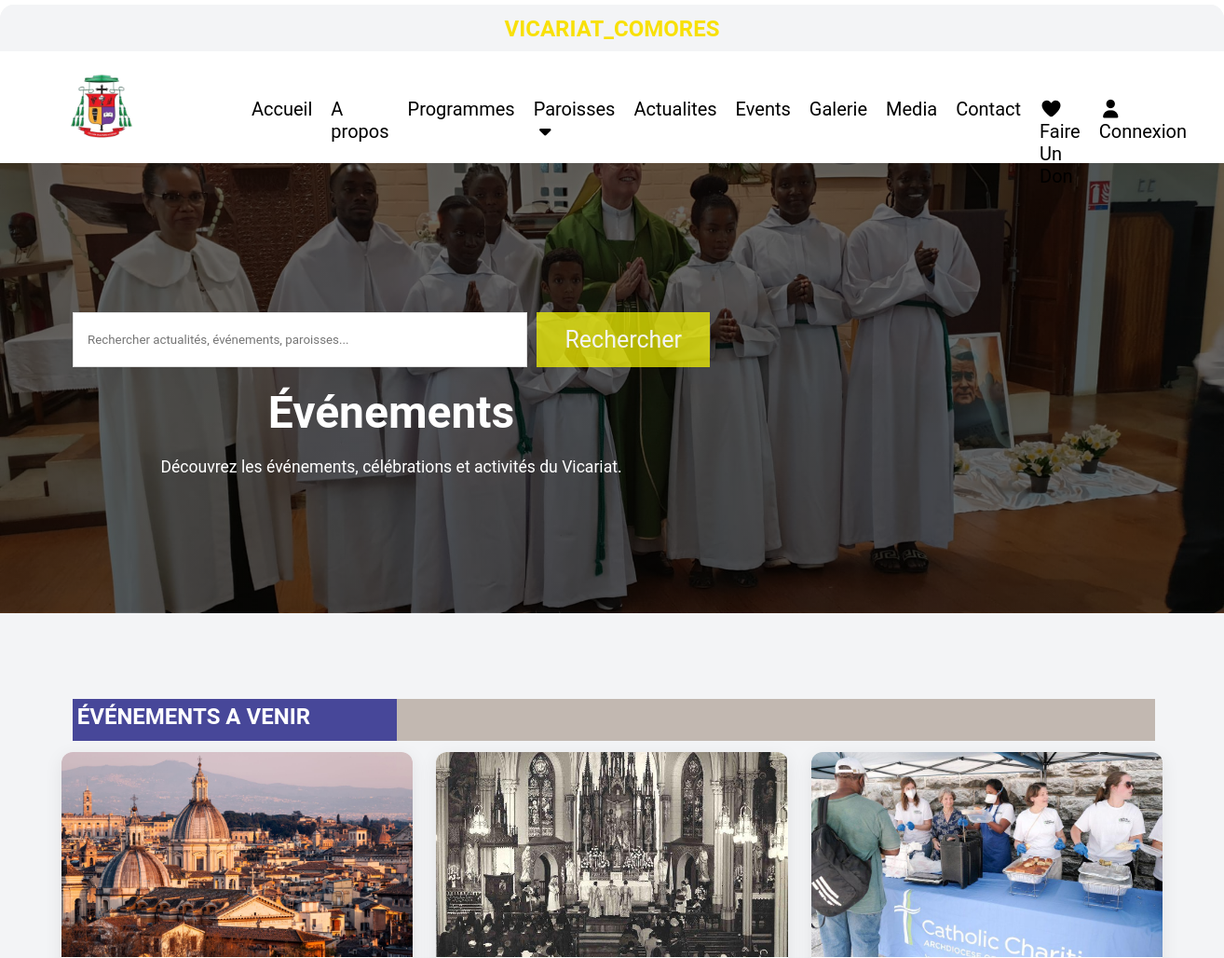
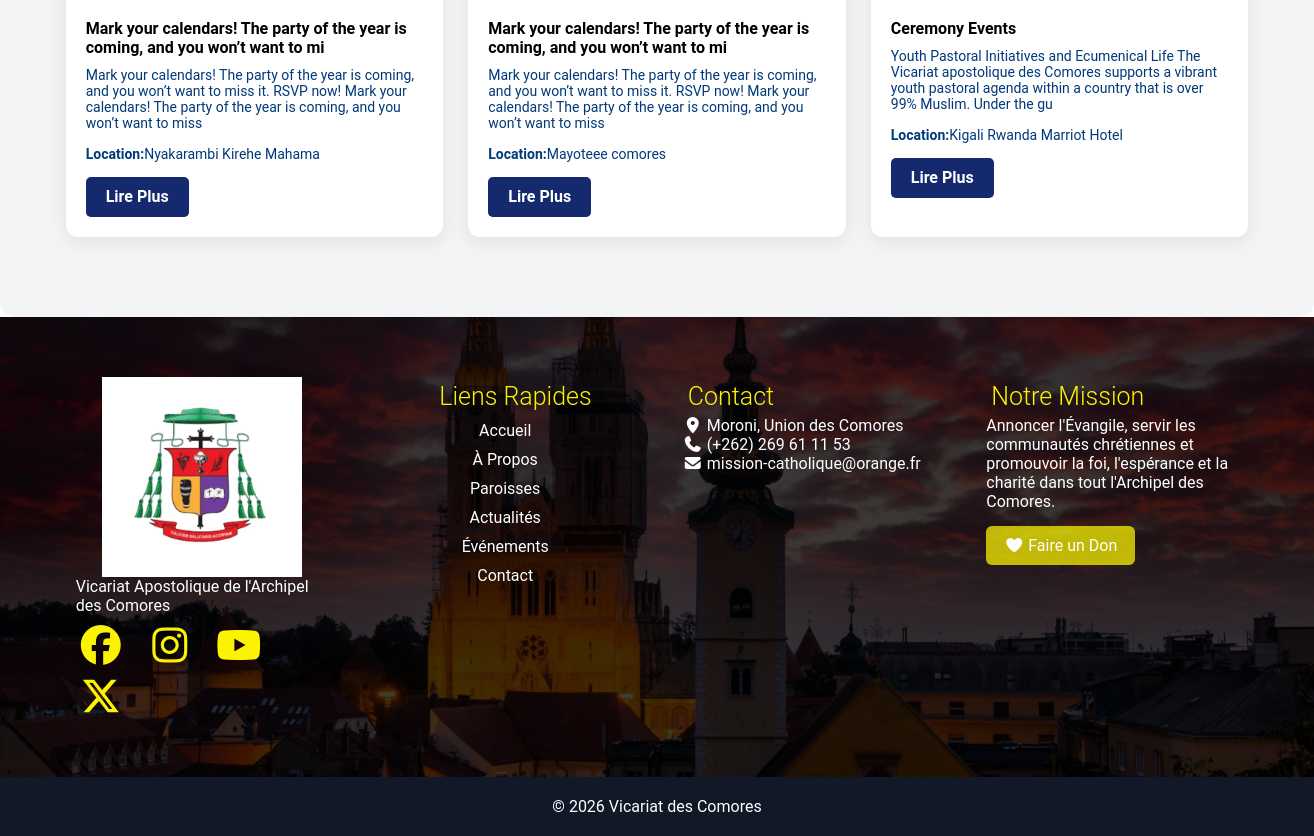
Screenshot of /events.php with the database file from the repository (2 pictures, top to bottom).
### tables this page shows
CREATE TABLE `events` (
  `id` int(11) NOT NULL,
  `title` varchar(255) DEFAULT NULL,
  `image` varchar(255) DEFAULT NULL,
  `description` longtext DEFAULT NULL,
  `location` varchar(255) DEFAULT NULL,
  `event_date` date DEFAULT NULL,
  `status` enum('draft','published') DEFAULT 'draft',
  `created_at` timestamp NOT NULL DEFAULT current_timestamp(),
  `parish_id` int(11) DEFAULT NULL
);

### events.php (the view, shortened to what this page needs)
<?php
include_once(__DIR__ . '/includes/header.php');
$sql = "SELECT * FROM events
        WHERE status='published'
        ORDER BY created_at DESC";
$result = mysqli_query($conn, $sql);
?>
        <section class="events-hero">
            <div class="hero-content">
             <section class="search-page">
                    <div class="search-box">
                        <form>
                            <input type="text" placeholder="Rechercher actualités, événements, paroisses...">
                            <button type="submit">
                                Rechercher
                            </button>
                        </form>
                    </div>
         </section>
                <h1>Événements</h1>
                <p>
                    Découvrez les événements, célébrations et activités du Vicariat.
                </p>
            </div>
        </section>
        <section class="events-page">
             <div class="newsh1">
                <h1 style="width: 30%;">ÉVÉNEMENTS A VENIR</h1>
            </div>
            <div class="events-grid">
            <?php while($row = mysqli_fetch_assoc($result)) { ?>
                <div class="event-card">
                    <div class="event-image">
                        <img src="uploads/<?= $row['image'] ?>" alt="">
                    </div>
                    <div class="event-content">
                        <h4> <?= substr($row['title'], 0, 80) ?></h4>
                        <p>
                           <?= substr($row['description'], 0, 180) ?>
                        </p>
                        <p><b>Location:</b><?= $row['location'] ?></p>
                        <a href="events-details.php?id=<?= $row['id'] ?>" class="event-btn" style="color:white; ">
                            Lire Plus
                        </a>
                    </div>
                </div>
                                                            <?php
}
?>
            </div>
             </div>
              <?php
include_once (__DIR__. '../includes/footer.php');
?>
</body>
</html>

### includes/header.php (shortened to what this page needs)
<!DOCTYPE html>
<html lang="en">
<head>
    <link rel="stylesheet" href="css/staycooler.css">
    <link rel="stylesheet" href="https://cdnjs.cloudflare.com/ajax/libs/font-awesome/7.0.1/css/all.min.css"
 />
</head>
<body>
    <div class="container">
    <div class="topbar">
    <h2>vicariat_comores</h2>
    </div>
        <div class="menu">
            <div class="menunav">
                <nav>
                    <img src="images/lologo.jpeg" alt="">
                    <ul>
                        <li><a href="index.php">Accueil</a></li>
                        <li><a href="aprops.php">A propos</a></li>
                        <li><a href="programs.php">Programmes</a></li>
                        <li>
    <div class="dropdown">
        <a href="parishes.php">
            Paroisses <i class="fa fa-caret-down"></i>
        </a>
    </div>
</li>
                        <li><a href="news.php">Actualites</a></li>
                        <li><a href="events.php">Events</a></li>
                        <li><a href="garellyUI.php">Galerie</a></li>
                        <li><a href="media.php">Media</a></li>
                        <li><a href="contact.php">Contact</a></li>
                        <li><a href="donation.php"><i class="fa-solid fa-heart"></i> Faire Un Don</a></li>
                        <li><a href="login.php"><i class="fa-solid fa-user"></i> Connexion</a></li>
                    </ul>
                </nav>
            </div>
        </div>

### includes/footer.php
<div class="alinefooter">
    <div class="aliifoo">
        <img src="images/lologo.jpeg" alt="Logo">
        <p>
            Vicariat Apostolique de l'Archipel des Comores
        </p>
        <div class="alinei">
            <a href="#"><i class="fa-brands fa-facebook"></i></a>
            <a href="#"><i class="fa-brands fa-instagram"></i></a>
            <a href="#"><i class="fa-brands fa-youtube"></i></a>
            <a href="#"><i class="fa-brands fa-x-twitter"></i></a>
        </div>
    </div>
    <div class="aliifoo">
        <h3 id="leftmy">Liens Rapides</h3>
        <ul>
            <li><a href="index.html">Accueil</a></li>
            <li><a href="aprops.html">À Propos</a></li>
            <li><a href="parishes.html">Paroisses</a></li>
            <li><a href="news.html">Actualités</a></li>
            <li><a href="events.html">Événements</a></li>
            <li><a href="contact.html">Contact</a></li>
        </ul>
    </div>
    <div class="aliifoo">
        <h3>Contact</h3>
        <p>
            <i class="fa-solid fa-location-dot"></i>
            Moroni, Union des Comores
        </p>
        <p>
            <i class="fa-solid fa-phone"></i>
            (+262) 269 61 11 53
        </p>
        <p>
            <i class="fa-solid fa-envelope"></i>
            mission-catholique@orange.fr
        </p>
    </div>
    <div class="aliifoo">
        <h3>Notre Mission</h3>
        <p>
            Annoncer l'Évangile, servir les communautés
            chrétiennes et promouvoir la foi, l'espérance
            et la charité dans tout l'Archipel des Comores.
        </p>
        <a href="donation.html" class="footer-donate">
            <i class="fa-solid fa-heart"></i>
            Faire un Don
        </a>
    </div>
</div>
<footer>
    <p>© 2026 Vicariat des Comores</p>
</footer>

### rows the page displays
events: image (picture), title "Mark your calendars! The party of the year is coming, and you won’t want to mi", description "Mark your calendars! The party of the year is coming, and you won’t want to miss it. RSVP now! Mark your calendars! The party of the year is coming, and you won’t want to miss", location "Nyakarambi Kirehe Mahama"
events: image (picture), title "Mark your calendars! The party of the year is coming, and you won’t want to mi", description "Mark your calendars! The party of the year is coming, and you won’t want to miss it. RSVP now! Mark your calendars! The party of the year is coming, and you won’t want to miss", location "Mayoteee comores"
events: image (picture), title "Ceremony Events", description "Youth Pastoral Initiatives and Ecumenical Life The Vicariat apostolique des Comores supports a vibrant youth pastoral agenda within a country that is over 99% Muslim. Under the gu", location "Kigali Rwanda Marriot Hotel"
